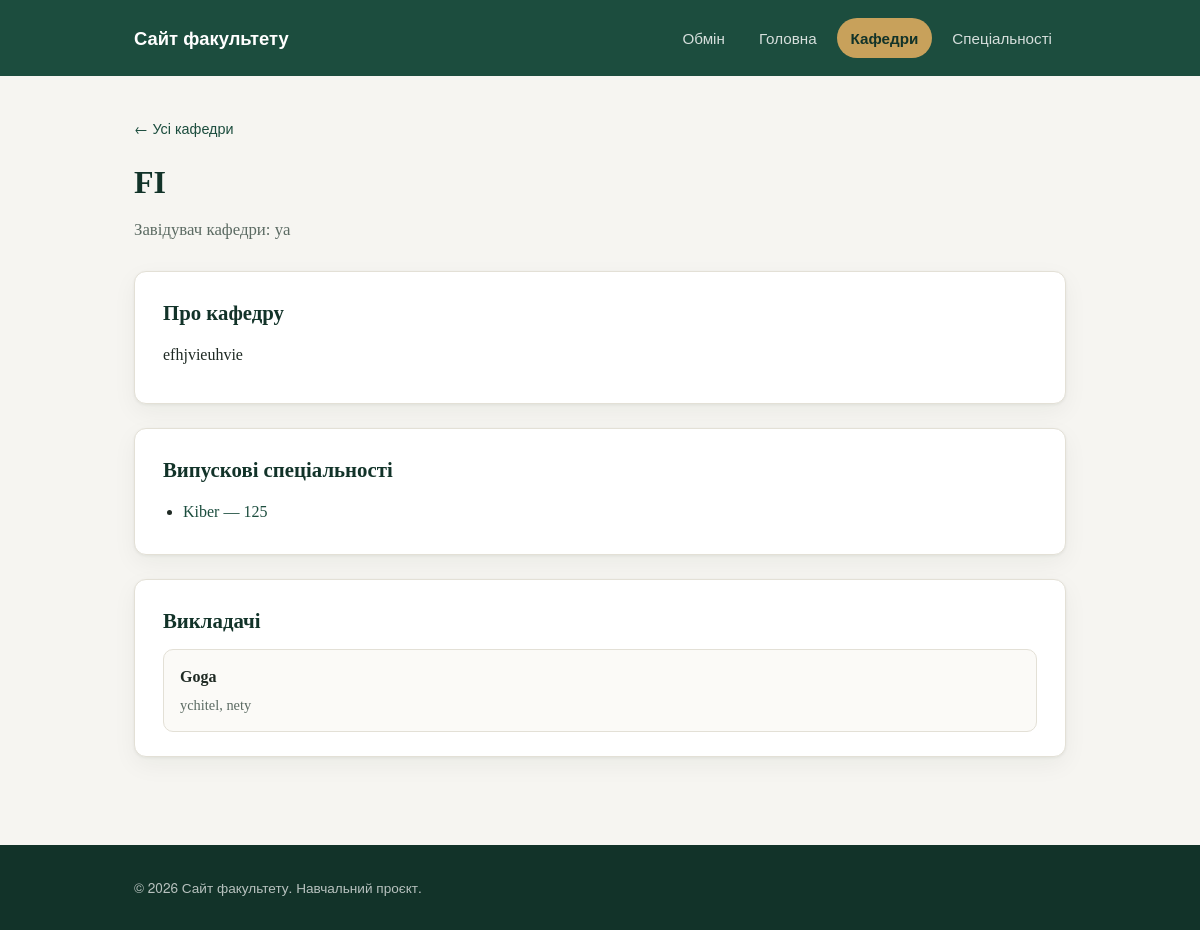
The page /departments/1/ on the database its author committed.
### proga/models.py (models this page shows, shortened)
class Department(models.Model):
    name = models.CharField("назва кафедри", max_length=255)
    head = models.CharField("завідувач кафедри", max_length=255)
    description = models.TextField("опис кафедри", blank=True)
    class Meta:
        verbose_name = "кафедра"
        verbose_name_plural = "кафедри"
        ordering = ["name"]

class Program(models.Model):
    name = models.CharField("назва спеціальності", max_length=255)
    code = models.CharField("код спеціальності", max_length=20)
    description = models.TextField("опис спеціальності")
    coordinator_name = models.CharField("ім'я координатора набору", max_length=255)
    coordinator_contact = models.CharField("контакт координатора набору", max_length=255)
    department = models.ForeignKey(
        Department,
        verbose_name="випускова кафедра",
        related_name="programs",
        on_delete=models.SET_NULL,
        null=True,
        blank=True,
    )
    class Meta:
        verbose_name = "спеціальність"
        verbose_name_plural = "спеціальності"
        ordering = ["code"]

class Teacher(models.Model):
    name = models.CharField("ім'я", max_length=255)
    position = models.CharField("посада", max_length=255)
    degree = models.CharField("науковий ступінь", max_length=255, blank=True)
    department = models.ForeignKey(
        Department,
        verbose_name="кафедра",
        related_name="teachers",
        on_delete=models.CASCADE,
    )
    class Meta:
        verbose_name = "викладач"
        verbose_name_plural = "викладачі"
        ordering = ["name"]

### proga/views.py (the view)
# urls.py: path("departments/<int:pk>/", views.department_detail, name="department_detail"),
def department_detail(request, pk):
    department = get_object_or_404(
        Department.objects.prefetch_related("programs", "teachers"), pk=pk
    )
    return render(request, "proga/department_detail.html", {"department": department})

### templates/proga/department_detail.html (shortened to what this page needs)
{% extends "proga/base.html" %}
{% block content %}
    <a class="back-link" href="{% url 'proga:department_list' %}">&larr; Усі кафедри</a>
    <h1>{{ department.name }}</h1>
    <p class="lead">Завідувач кафедри: {{ department.head }}</p>
    {% if department.description %}
        <section class="card">
            <h2>Про кафедру</h2>
            <div class="prose">{{ department.description|linebreaks }}</div>
        </section>
    {% endif %}
    <section class="card">
        <h2>Випускові спеціальності</h2>
        {% if department.programs.all %}
            <ul class="discipline-list">
                {% for program in department.programs.all %}
                    <li><a href="{% url 'proga:program_detail' program.pk %}">{{ program.code }} — {{ program.name }}</a></li>
                {% endfor %}
            </ul>
        {% else %}
            <p class="empty-state">Наразі кафедра не є випусковою для жодної спеціальності.</p>
        {% endif %}
    </section>
    <section class="card">
        <h2>Викладачі</h2>
        {% if department.teachers.all %}
            <div class="teacher-grid">
                {% for teacher in department.teachers.all %}
                    <div class="teacher-card">
                        <p class="teacher-name">{{ teacher.name }}</p>
                        <p class="muted">{{ teacher.position }}{% if teacher.degree %}, {{ teacher.degree }}{% endif %}</p>
                    </div>
                {% endfor %}
            </div>
        {% else %}
            <p class="empty-state">Інформація про викладачів ще не додана.</p>
        {% endif %}
    </section>
{% endblock %}

### proga/static/proga/css/style.css (style rules this page uses)
:root { --color-bg: #f6f5f1; --color-surface: #ffffff; --color-text: #1f2a24; --color-muted: #5c6b63; --color-primary: #1c4d3e; --color-primary-dark: #123329; --color-accent: #c8a15b; --color-border: #e3e0d6; --radius: 12px; --shadow: 0 1px 3px rgba(20, 30, 25, 0.06), 0 8px 24px rgba(20, 30, 25, 0.05); }
* { box-sizing: border-box; }
body { margin: 0; font-family: "Georgia", "Times New Roman", serif; background: var(--color-bg); color: var(--color-text); line-height: 1.6; }
h1 { font-size: 2rem; margin: 0 0 8px; color: var(--color-primary-dark); }
h2 { font-size: 1.3rem; margin: 0 0 12px; color: var(--color-primary-dark); }
.lead { color: var(--color-muted); margin: 0 0 28px; font-size: 1.05rem; }
.muted { color: var(--color-muted); }
.prose p { margin: 0 0 12px; }
.card { background: var(--color-surface); border: 1px solid var(--color-border); border-radius: var(--radius); box-shadow: var(--shadow); padding: 24px 28px; margin-bottom: 24px; }
.discipline-list { margin: 0; padding-left: 20px; }
.discipline-list li { margin-bottom: 6px; }
.discipline-list a { color: var(--color-primary); text-decoration: none; }
.teacher-grid { display: grid; grid-template-columns: repeat(auto-fit, minmax(220px, 1fr)); gap: 14px; }
.teacher-card { border: 1px solid var(--color-border); border-radius: 10px; padding: 14px 16px; background: #fbfaf7; }
.teacher-name { margin: 0 0 4px; font-weight: 600; }
.teacher-card p.muted { margin: 0; font-size: 0.9rem; }
.back-link { display: inline-block; margin-bottom: 18px; color: var(--color-primary); text-decoration: none; font-family: "Helvetica Neue", Arial, sans-serif; font-size: 0.9rem; }

### rows shown on the page
Department: name "FI", head "ya", description "efhjvieuhvie"
Program: code "Kiber", name "125"
Teacher: name "Goga", position "ychitel", degree "nety"
